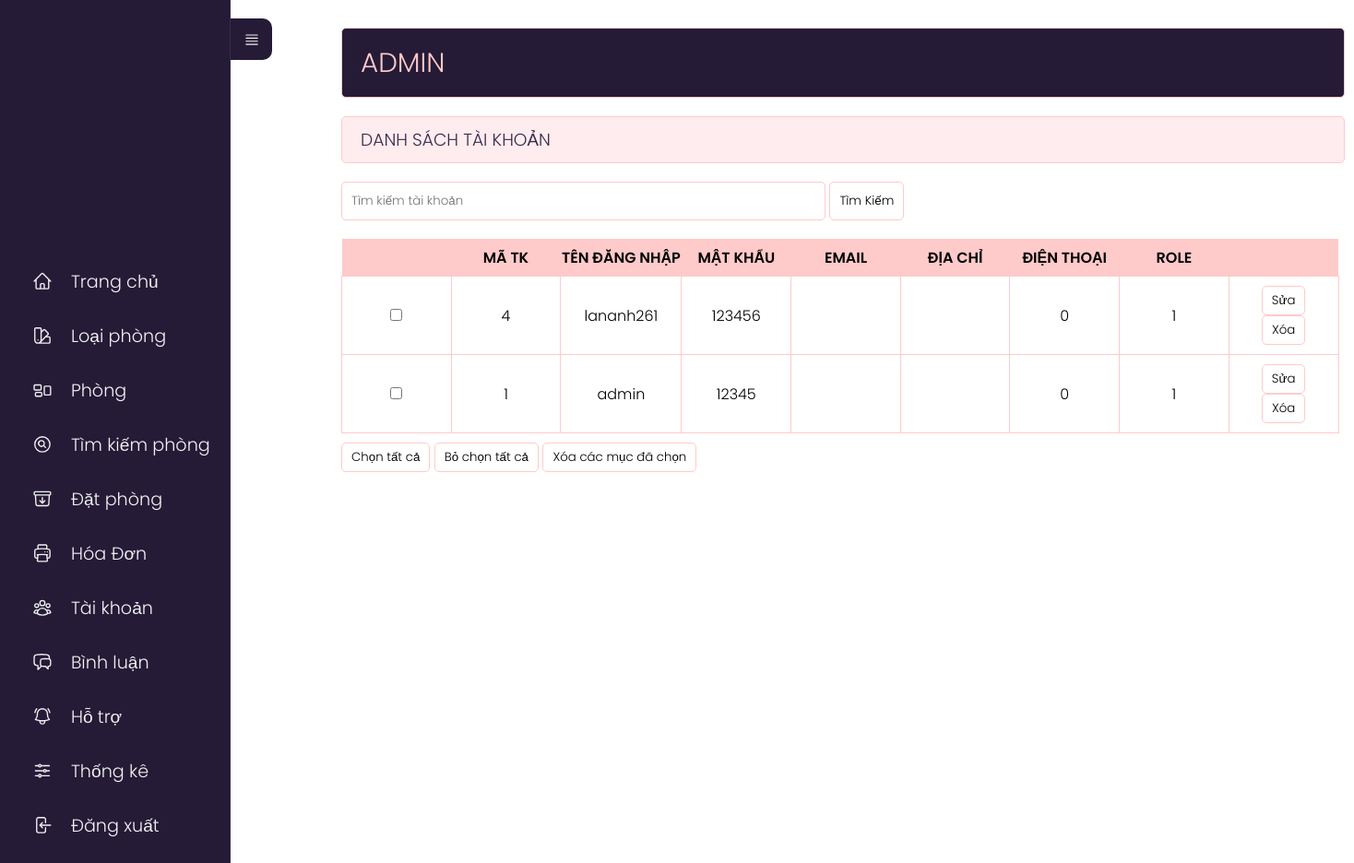
The app's page /admin/index.php?act=dskh (signed in) with its own data.
### tables this page shows
CREATE TABLE `taikhoan` (
  `id_user` int(11) NOT NULL,
  `username` varchar(255) NOT NULL,
  `password` varchar(10) NOT NULL,
  `email` varchar(255) NOT NULL,
  `tel` int(10) NOT NULL,
  `address` varchar(255) NOT NULL,
  `role` tinyint(2) NOT NULL DEFAULT 0
);

### model/pdo.php (called while the page is built, shortened)
<?php
function pdo_get_connection(){
    $dburl = "mysql:host=localhost;dbname=khachsan;charset=utf8";
    $user = 'root';
    $password = '';
    $conn = new PDO($dburl, $user, $password);
    $conn->setAttribute(PDO::ATTR_ERRMODE, PDO::ERRMODE_EXCEPTION);
    return $conn;
}
function pdo_query($sql){
    $sql_args = array_slice(func_get_args(), 1);
    try{
        $conn = pdo_get_connection();
        $stmt = $conn->prepare($sql);
        $stmt->execute($sql_args);
        $rows = $stmt->fetchAll();
        return $rows;
    }
    catch(PDOException $e){
        throw $e;
    }
    finally{
        unset($conn);
    }
}

### model/taikhoan.php (called while the page is built, shortened)
<?php
    function loadall_taikhoan($kyw){
        $sql="SELECT * FROM taikhoan where 1";
        $sql.=" order by id_user desc";
        $listtaikhoan=pdo_query($sql);
        return $listtaikhoan;
    }
?>

### admin/taikhoan/list.php (the view, shortened to what this page needs)
<div class="row">
    <div class="row mb headeradmin" style="width:148%;">
        <h1 style="padding: 15px 0;">ADMIN </h1>
    </div>
    <div class="row formtittle" style="width:148%;">
        <h3>DANH SÁCH TÀI KHOẢN</h3>
    </div>
    <div class="row formcontent" style="width:1050px;">
        <form action="index.php?act=dskh" method="post">
            <input type="text" name="kyw" placeholder="Tìm kiếm tài khoản" style="width:50%;margin-bottom:20px">
            <input type="submit" name="gui" value="Tìm Kiếm" style="padding:10px;">
            <div class="row mb10 formdshanghoa" style="width:103%;">
                <table>
                    <tr>
                        <th></th>
                        <th>MÃ TK</th>
                        <th>TÊN ĐĂNG NHẬP</th>
                        <th>MẬT KHẨU</th>
                        <th>EMAIL</th>
                        <th>ĐỊA CHỈ</th>
                        <th>ĐIỆN THOẠI</th>
                        <th>ROLE</th>
                        <th style="background-color: #FFCACA;"></th>
                    </tr>
                    <?php
                    foreach ($listtaikhoan as $taikhoan) {
                        extract($taikhoan);
                        $suatk = "index.php?act=suatk&id=" . $id_user;
                        $xoatk = "index.php?act=xoatk&id=" . $id_user;
                        echo '<tr>
                                        <td><input type="checkbox" name="name"></td>
                                        <td>' . $id_user . '</td>
                                        <td>' . $username . '</td>
                                        <td>' . $password . '</td>
                                        <td>' . $email . '</td>
                                        <td>' . $address . '</td>
                                        <td>' . $tel . '</td>
                                        <td>' . $role . '</td>
                                        <td><a href="' . $suatk . '"><input type="button" value="Sửa"></a>  <a onclick="return DELETE()" href="' . $xoatk . '"><input type="button" value="Xóa"></a></td>
                                    </tr>';
                    }
                    ?>
                </table>
            </div>
            <div class="row mb10">
                <input type="button" id="btn1" value="Chọn tất cả">
                <input type="button" id="btn2" value="Bỏ chọn tất cả">
                <input type="button" value="Xóa các mục đã chọn">
            </div>
        </form>
    </div>
</div>
</div>

### view_demo/css/styleadmin.css (style rules this page uses)
* { padding: 0; margin: 0; box-sizing: border-box; font-family: 'Poppins', sans-serif; font-weight: 300; }
body { position: relative; width: 100%; min-height: 150vh; }
.row { float: left; width: 70%; }
.mb { margin-bottom: 20px; }
.mb10 { margin-bottom: 10px; }
.formtk input[type="text"], .formtk input[type="password"], .formcontent input[type="text"], .formcontent input[type="password"] { width: 100%; border: 1px solid #FFCACA; padding: 10px; border-radius: 5px; }
.formtk input[type="submit"], .formcontent input[type="submit"], .formcontent input[type="reset"], .formcontent input[type="button"] { border-radius: 5px; padding: 5px 10px; background-color: #ffffff; border: 1px solid #FFCACA; }
.headeradmin { background-color: #251B37; border: 1px solid #FFCACA; color: #FFCACA; border-radius: 5px; padding: 0px 20px; width: 70%; }
.headeradmin h1 { font-size: 2vw; }
.formtittle { background-color: #FFECEF; border: 1px solid #FFCACA; color: #372948; border-radius: 5px; padding: 10px 20px; }
.formcontent { padding: 20px 0; }
table tr th { font-weight: 600; }
.formdshanghoa table { width: 100%; border-collapse: collapse; }
.formdshanghoa table th:nth-child(1) { width: 10%; padding: 20px; background-color: #FFCACA; }
.formdshanghoa table th:nth-child(2) { width: 10%; background-color: #FFCACA; }
.formdshanghoa table th:nth-child(3) { width: 10%; background-color: #FFCACA; }
.formdshanghoa table th:nth-child(4) { width: 10%; background-color: #FFCACA; }
.formdshanghoa table th:nth-child(5) { width: 10%; background-color: #FFCACA; }
.formdshanghoa table th:nth-child(6) { width: 10%; background-color: #FFCACA; }
.formdshanghoa table th:nth-child(7) { width: 30%; background-color: #FFCACA; }
.formdshanghoa table th:nth-child(8) { width: 10%; background-color: #FFCACA; }
.formdshanghoa table td { border: 1px solid #FFCACA; padding: 10px 20px; text-align: center; }
.formdshanghoa table th:nth-child(7) { width: 10%; background-color: #FFCACA; }
.formdshanghoa table th:nth-child(9) { width: 10%; background-color: #FFCACA; }

### records on screen
taikhoan: id_user "4", username "lananh261", password "123456", tel "0", role "1"
taikhoan: id_user "1", username "admin", password "12345", tel "0", role "1"
